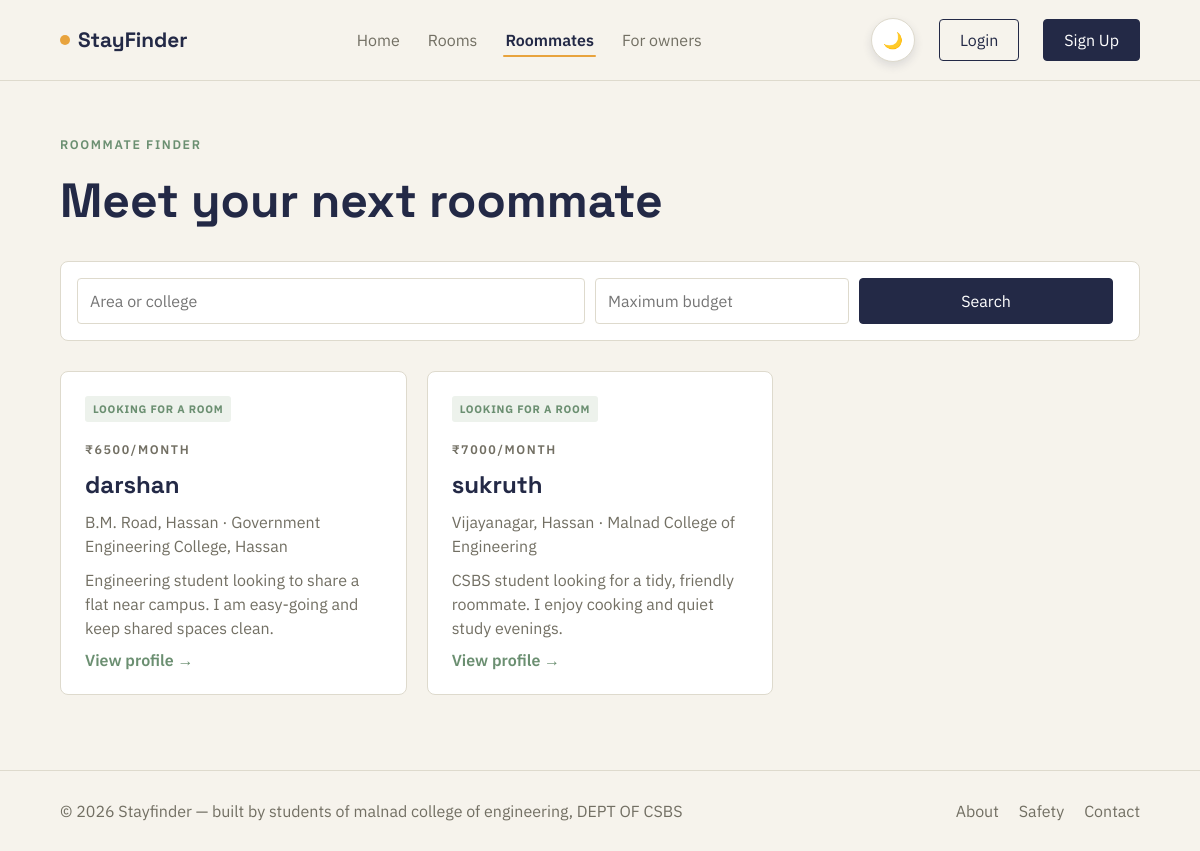
The page /roommates/ on the database its author committed.
### roommate/models.py (models this page shows, shortened)
class RoommatePost(models.Model):
    GENDER_CHOICES = [("", "No preference"), ("female", "Female"), ("male", "Male"), ("any", "Any")]
    user = models.ForeignKey(settings.AUTH_USER_MODEL, on_delete=models.CASCADE, related_name="roommate_posts")
    preferred_location = models.CharField(max_length=200)
    budget = models.PositiveIntegerField()
    has_room = models.BooleanField(default=False, help_text="Select this if you already have a room and need a roommate.")
    room_details = models.TextField(blank=True, help_text="Optional: room type, rent split, amenities, or other useful details.")
    move_in_date = models.DateField(null=True, blank=True)
    gender_preference = models.CharField(max_length=20, choices=GENDER_CHOICES, blank=True)
    bio = models.TextField()
    is_active = models.BooleanField(default=True)
    created_at = models.DateTimeField(auto_now_add=True)
    class Meta:
        ordering = ["-created_at"]

### accounts/models.py (models this page shows, shortened)
class CustomUser(AbstractUser):
    ROLE_CHOICES = [
        ("student", "Student"),
        ("owner", "Property Owner"),
    ]
    phone = models.CharField(max_length=15, blank=True)
    college = models.CharField(max_length=150, blank=True)
    profile_picture = models.ImageField(
        upload_to="profiles/",
        blank=True,
        null=True
    )
    role = models.CharField(
        max_length=20,
        choices=ROLE_CHOICES,
        default="student"
    )

### roommate/views.py (the view)
# urls.py: path("", views.RoommateListView.as_view(), name="roommate-list"),
class RoommateListView(ListView):
    model = RoommatePost
    template_name = "roommate/roommate_list.html"
    context_object_name = "posts"
    paginate_by = 12
    def get_queryset(self):
        posts = RoommatePost.objects.filter(is_active=True).select_related("user")
        if q := self.request.GET.get("q", "").strip():
            posts = posts.filter(Q(preferred_location__icontains=q) | Q(user__college__icontains=q))
        if budget := self.request.GET.get("max_budget"):
            if budget.isdigit():
                posts = posts.filter(budget__lte=budget)
        return posts

### templates/roommate/roommate_list.html (shortened to what this page needs)
{% extends "base.html" %}
{% block content %}<section class="page-section"><div class="section-heading"><div><p class="eyebrow">Roommate finder</p><h1>Meet your next roommate</h1></div>{% if user.is_authenticated %}<a class="btn btn-solid" href="{% url 'roommate-create' %}">Add info</a>{% endif %}</div><form class="filter-form" method="get"><input name="q" value="{{ request.GET.q }}" placeholder="Area or college"><input type="number" name="max_budget" value="{{ request.GET.max_budget }}" placeholder="Maximum budget"><button class="btn btn-solid">Search</button></form><div class="post-grid">{% for post in posts %}<article class="post-card"><p class="post-type">{% if post.has_room %}ROOM AVAILABLE{% else %}LOOKING FOR A ROOM{% endif %}</p><p class="eyebrow">₹{{ post.budget }}/month</p><h2>{{ post.user.username }}</h2><p>{{ post.preferred_location }}{% if post.user.college %} · {{ post.user.college }}{% endif %}</p><p>{{ post.bio|truncatechars:130 }}</p>{% if post.has_room and post.room_details %}<p class="room-info-preview">🏠 {{ post.room_details|truncatechars:85 }}</p>{% endif %}<a href="{% url 'roommate-detail' post.pk %}">View profile →</a></article>{% empty %}<p class="empty-state">No active roommate profiles found.</p>{% endfor %}</div>{% include "includes/pagination.html" %}</section>{% endblock %}

### static/css/style.css (style rules this page uses)
:root { --ink: #232946; --background: #f6f3ec; --white: #ffffff; --yellow: #e8a33d; --green: #6b8f71; --red: #d6564a; --border: #dedacd; --muted: #726f63; --surface: #ffffff; --surface-alt: #f5f8f4; --shadow: rgba(35, 41, 70, 0.12); }
* { margin: 0; padding: 0; box-sizing: border-box; }
body { background: var(--background); color: var(--ink); font-family: "IBM Plex Sans", sans-serif; transition: background .25s ease, color .25s ease; }
a { color: inherit; text-decoration: none; }
button, input, select { font: inherit; }
.btn { padding: 10px 20px; border: 1px solid var(--ink); border-radius: 4px; cursor: pointer; }
.btn-solid { background: var(--ink); color: var(--white); }
.eyebrow { margin-bottom: 18px; color: var(--green); font-size: 0.78rem; font-weight: 600; letter-spacing: 0.13em; text-transform: uppercase; }
.section-heading { margin-bottom: 30px; display: flex; justify-content: space-between; align-items: flex-end; }
.page-section { width: min(1200px, 90%); margin: 0 auto; padding: 55px 0 75px; }
.page-section h1, .form-card h1 { font-family: "Space Grotesk", sans-serif; font-size: clamp(2rem, 4vw, 3rem); }
.filter-form { margin: 30px 0; padding: 16px; background: var(--white); border: 1px solid var(--border); border-radius: 8px; display: grid; grid-template-columns: 2fr 1fr 1fr auto; gap: 10px; }
.filter-form input, .filter-form select, .stack-form input, .stack-form select, .stack-form textarea { width: 100%; padding: 12px; border: 1px solid var(--border); border-radius: 4px; background: var(--white); }
.post-grid, .dashboard-grid { display: grid; grid-template-columns: repeat(3, 1fr); gap: 20px; }
.post-card, .dashboard-grid section { padding: 24px; background: var(--white); border: 1px solid var(--border); border-radius: 8px; }
.post-card h2, .dashboard-grid h2 { font-family: "Space Grotesk", sans-serif; margin-bottom: 10px; }
.post-card p { color: var(--muted); margin: 10px 0; line-height: 1.5; }
.post-card a, .dashboard-item a { color: var(--green); font-weight: 600; }
.post-type { display: inline-block; margin: 0 0 8px !important; padding: 5px 8px; border-radius: 3px; background: #edf2ec; color: var(--green) !important; font-size: .68rem; font-weight: 700; letter-spacing: .07em; }
body::before { content: ""; position: fixed; z-index: 9999; top: 0; right: 0; bottom: 0; left: 0; pointer-events: none; background: var(--ink); clip-path: circle(0 at 50% 0); transition: clip-path .38s cubic-bezier(.65, 0, .35, 1); }

### rows shown on the page
RoommatePost: has_room "LOOKING FOR A ROOM", budget "6500", user.username "darshan", preferred_location "B.M. Road, Hassan", user.college "Government Engineering College, Hassan", bio "Engineering student looking to share a flat near campus. I am easy-going and keep shared spaces clean."
RoommatePost: has_room "LOOKING FOR A ROOM", budget "7000", user.username "sukruth", preferred_location "Vijayanagar, Hassan", user.college "Malnad College of Engineering", bio "CSBS student looking for a tidy, friendly roommate. I enjoy cooking and quiet study evenings."
